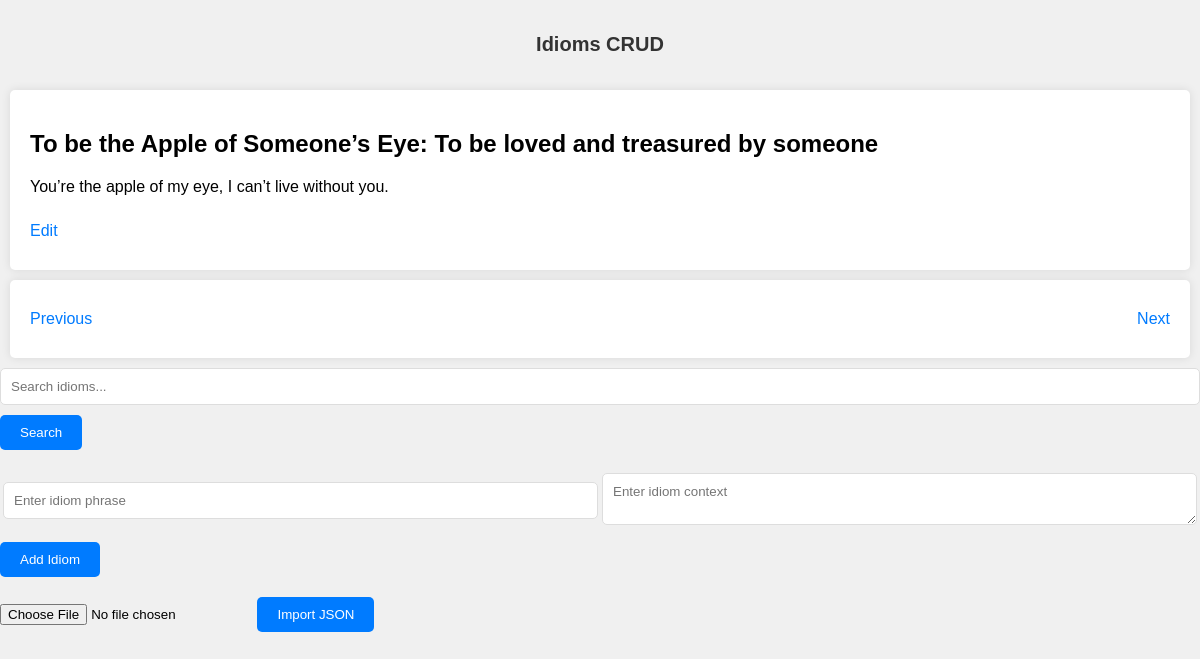
The page / on the database its author committed.
### main.py (models this page shows)
class Idiom(db.Model):
    id = db.Column(db.Integer, primary_key=True)
    phrase = db.Column(db.String(80), unique=True, nullable=False)
    context = db.Column(db.String(120), nullable=False)

### main.py (the view)
@app.route('/')
def home():
    global current_idiom
    idioms = Idiom.query.all()
    current_idiom = random.choice(idioms)
    return render_template('home.html', idiom=current_idiom)

### templates/home.html (shortened to what this page needs)
<!DOCTYPE html>
<html>
<head>
    <h1 class="title">Idioms CRUD</h1>
    <link rel="stylesheet" href="{{ url_for('static', filename='styles.css') }}">
</head>
<body>
      <div>
        <h2>{{ idiom.phrase }}</h2>
        <p>{{ idiom.context }}</p>
        <a href="{{ url_for('edit_idiom', id=idiom.id) }}">Edit</a>
    </div>
    <div class="button-container">
        <a href="{{ url_for('previous_idiom') }}">Previous</a>
        <a href="{{ url_for('next_idiom') }}">Next</a>
    </div>
    <form action="{{ url_for('search_idiom') }}" method="get">
        <input type="text" name="query" placeholder="Search idioms...">
        <input type="submit" value="Search">
    </form>
<form method="POST" action="{{ url_for('add_idiom') }}">
    <table>
        <tr>
            <td>
                <input type="text" name="phrase" placeholder="Enter idiom phrase" required>
            </td>
            <td>
                <textarea name="context" placeholder="Enter idiom context" required></textarea>
            </td>
        </tr>
    </table>
    <input type="submit" value="Add Idiom">
</form>
    <form action="{{ url_for('import_json') }}" method="post" enctype="multipart/form-data">
        <input type="file" name="file">
        <input type="submit" value="Import JSON">
    </form>
</body>
</html>

### static/styles.css (style rules this page uses)
body { font-family: Arial, sans-serif; margin: 0; padding: 0; background-color: #f0f0f0; }
h1 { color: #333; text-align: center; padding: 20px 0; }
div { background-color: #fff; margin: 10px; padding: 20px; border-radius: 5px; box-shadow: 0 0 10px rgba(0, 0, 0, 0.1); }
form { margin-bottom: 20px; }
input[type="text"], textarea { width: 100%; padding: 10px; margin-bottom: 10px; border: 1px solid #ddd; border-radius: 5px; }
input[type="submit"] { padding: 10px 20px; border: none; background-color: #007BFF; color: #fff; border-radius: 5px; cursor: pointer; }
table { width: 100%; }
table td { width: 50%; }
textarea { font-family: Arial, sans-serif; }
input[type="text"], textarea { width: 100%; box-sizing: border-box; }
.button-container { display: flex; justify-content: space-between; }
.title { font-size: 20px; }
a { display: inline-block; margin: 10px 0; color: #007BFF; text-decoration: none; }

### rows shown on the page
Idiom: phrase "To be the Apple of Someone’s Eye: To be loved and treasured by someone", context "You’re the apple of my eye, I can’t live without you."
